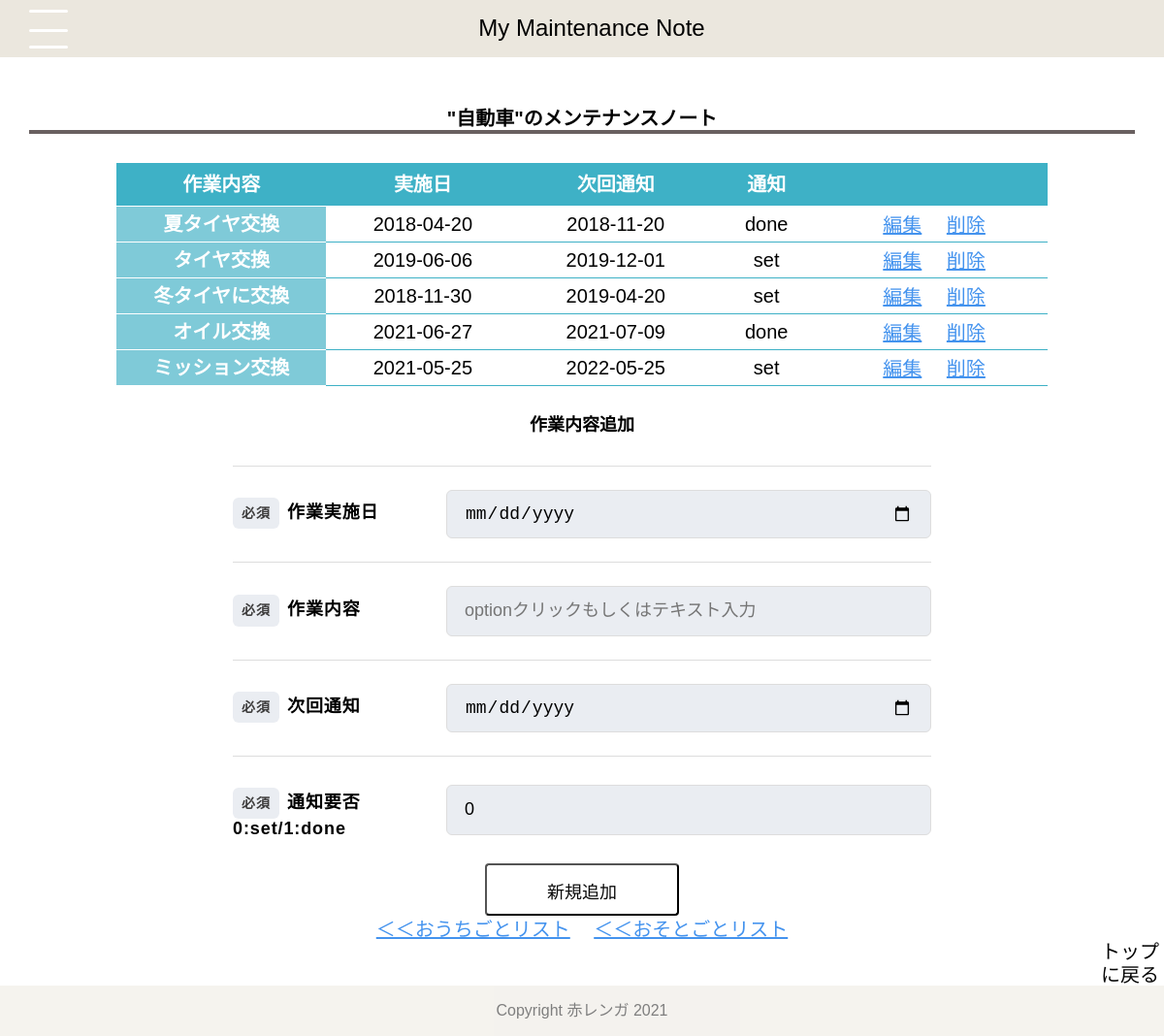
/tasklist/3, run on the app's committed database.
### tables this page shows
CREATE TABLE "items" (
	"id"	INTEGER,
	"ios_id"	INTEGER,
	"item"	TEXT,
	"table_name"	TEXT,
	PRIMARY KEY("id" AUTOINCREMENT)
);

CREATE TABLE "kuruma" (
	"taskid"	INTEGER,
	"item_id"	INTEGER,
	"date"	DATE,
	"task"	TEXT,
	"notice"	DATE,
	"nt_id"	INTEGER,
	PRIMARY KEY("taskid" AUTOINCREMENT)
);

### app.py (the view)
@app.route("/tasklist/<int:id>")
def tasklist(id):
    conn = sqlite3.connect("maintenance.db")
    c = conn.cursor()
    c.execute("select id from items where id = ?" , (id,))
    id = c.fetchone()[0]
    c.execute("select item from items where id = ?" , (id,))
    item = c.fetchone()[0]
    c.execute("select table_name from items where id = ?" , (id,))
    table_name = c.fetchone()[0]
    c.execute("select taskid, date, task, notice, nt_id from %s" % (table_name))
    tasklist = []
    task_list = []
    for row in c.fetchall():
        tasklist = dict({"taskid":row[0],"date":row[1], "task":row[2],"notice":row[3], "nt_id":row[4]})
        if tasklist["nt_id"] == 1:
            tasklist["nt_id"] = "done"
        else:
            tasklist["nt_id"] = "set"
        task_list.append(tasklist)
    c.close()
    return render_template("tasklist.html" , task_list = task_list, table_name = table_name, item = item, id = id)

### templates/tasklist.html (shortened to what this page needs)
{% extends 'base.html' %}
{% block content %}
<h2>"{{item}}"のメンテナンスノート</h2>
<table class="table_list" width="80%">
    <thead>
        <tr>
            <th>作業内容</th>
            <th>実施日</th>
            <th>次回通知</th>
            <th>通知</th>
            <th></th>
        </tr>
    </thead>
    {% for item in task_list %}
    <tbody>
        <tr>
            <th label="作業内容"><p>{{item["task"]}}</p></th>
            <td label="実施日　"><p>{{item["date"]}}</p></td>
            <td label="次回通知"><p>{{item["notice"]}}</p></td>
            <td label="通知"><p>{{item["nt_id"]}}</p></td>
            <td>
                <div class="btn_top">
                    <a href="/edit/tasklist/{{id}}/{{item['taskid']}}" class="btn4">編集</a>
                    <a href="/del/tasklist/{{id}}/{{item['taskid']}}" onclick="return confirm('削除しますか？')" class="btn4">削除</a>
                </div>
            </td>
        </tr>
    </tbody>
    {% endfor %}
</table>
<form action="/add/tasklist/{{id}}" method="POST">
        <h3>作業内容追加</h3>
    <div class="Form">
        <div class="Form-Item">
            <p class="Form-Item-Label isMsg"><span class="Form-Item-Label-Required">必須</span>作業実施日</p>
            <input type="date" name="date" class="Form-Item-Input" placeholder="例）2021-1-23">
        </div>
        <div class="Form-Item">
            <p class="Form-Item-Label"><span class="Form-Item-Label-Required">必須</span>作業内容</p>
            <input type="text" name="task"  class="Form-Item-Input" list="item_list" placeholder="optionクリックもしくはテキスト入力" autocomplete="off">
        </div>
        <div class="Form-Item">
            <p class="Form-Item-Label isMsg"><span class="Form-Item-Label-Required">必須</span>次回通知</p>
            <input name="notice" type="date" class="Form-Item-Input" placeholder="例）2021-1-23">
        </div>
        <div class="Form-Item">
            <p class="Form-Item-Label isMsg"><span class="Form-Item-Label-Required">必須</span>通知要否<br>0:set/1:done</p>
            <input name="nt_id" type="integer" value="0" class="Form-Item-Input">
        </div>
    </div>
<div>
    <button type="submit" class="btn1">新規追加</button>
</div>
</form>
<div class="btn_top">
    <a href="/list/uti" class="btn4">＜＜おうちごとリスト</a>
    <a href="/list/soto" class="btn4">＜＜おそとごとリスト</a>
</div>
<div class="btn_top1">
    <a href="/index" type="button" class="btn5">トップに戻る</a>
</div>
{% endblock %}

### static/css/style.css (style rules this page uses)
html { overflow-y: scroll; }
body, h1, h2, h3, h4, h5, p, ul, ol, li, dl, dt, dd { margin: 0px; padding: 0px; }
body { background: #fff; text-align: center; font-size: 16px; line-height: 1.2; min-width: 100%; -webkit-text-size-adjust: 100%; }
a { outline: none; color: inherit; text-decoration: none; }
body { font-family: "Noto Sans Japanese", "ヒラギノ角ゴ Pro W3", "Hiragino Kaku Gothic Pro", "ヒラギノ角ゴ ProN W3", "Hiragino Kaku Gothic ProN", "游ゴシック", YuGothic, "メイリオ", "Meiryo", "HGPｺﾞｼｯｸM", "Osaka", "ＭＳ Ｐゴシック", sans-serif, Century Gothic, Arial; }
body { height: 800px; }
p { text-align: center; font-size: 20px; }
a { color:black; padding: 10px 10px; display: inline-block; font-size: 24px; }
h2 { font-size: 20px; margin: 30px; text-align:center; border-bottom: solid 4px rgb(105, 96, 96); }
h3 { font-size: 18px; text-align:center; margin: 30px; }
table { table-layout: auto; margin-left: auto; margin-right: auto; border-radius: 16px; }
table th { font-size: 20px; padding: 0; }
td { font-size: 20px; }
.table_list { border-collapse: collapse; }
.table_list thead th { background: #3EB1C6; padding: 10px 15px; border-bottom:#FFF solid 1px; color:#FFF; }
.table_list tbody th { background:#7fcad8; color:#FFF; padding: 2px;px 15px; border-bottom:#FFF solid 1px; vertical-align:middle; }
.table_list tbody tr:last-child th { border-bottom:#FFF solid 1px; }
.table_list tbody td { background:#FFF; padding:5px 15px; border-bottom:#3EB1C6 solid 1px; vertical-align:middle; }
form { margin-top: 20px; margin-left: auto; margin-right: auto; max-width: 720px; }
.Form { margin-top: 20px; margin-left: auto; margin-right: auto; max-width: 720px; }
.Form-Item { border-top: 1px solid #ddd; padding-top: 24px; padding-bottom: 24px; width: 100%; display: flex; align-items: center; }
.Form-Item-Label { width: 100%; max-width: 180px; letter-spacing: 0.05em; font-weight: bold; font-size: 18px; text-align: left; }
.Form-Item-Label.isMsg { margin-top: 8px; margin-bottom: auto; }
.Form-Item-Label-Required { border-radius: 6px; margin-right: 8px; padding-top: 8px; padding-bottom: 8px; width: 48px; display: inline-block; text-align: center; background: #eaedf2; color: rgb(61, 60, 60); font-size: 14px; }
.Form-Item-Input { border: 1px solid #ddd; border-radius: 6px; margin-left: 40px; padding-left: 1em; padding-right: 1em; height: 48px; flex: 1; width: 100%; background: #eaedf2; font-size: 18px; }
.btn1 { display: inline-block; width: 200px; height: 54px; text-align: center; text-decoration: none; line-height: 54px; outline: none; background-color:white; color: rgb(10, 10, 10); font-size: 18px; border-radius: 4px; }
.btn_top { text-align: center; }
.btn_top1 { text-align: right; }
.btn4 { height: 20px; font-size: 20px; border-radius: 8px; color: rgb(68, 147, 238); text-align: center; text-decoration: underline; padding: 2px 10px; }
.btn5 { width: 70px; height: 36px; font-size: 20px; border-radius: 8px; color: rgb(5, 5, 5); text-align: center; padding: 0; }

### data on the page
items: item "自動車"
kuruma: task "夏タイヤ交換", date "2018-04-20", notice "2018-11-20", nt_id "done"
kuruma: task "タイヤ交換", date "2019-06-06", notice "2019-12-01", nt_id "set"
kuruma: task "冬タイヤに交換", date "2018-11-30", notice "2019-04-20", nt_id "set"
kuruma: task "オイル交換", date "2021-06-27", notice "2021-07-09", nt_id "done"
kuruma: task "ミッション交換", date "2021-05-25", notice "2022-05-25", nt_id "set"
